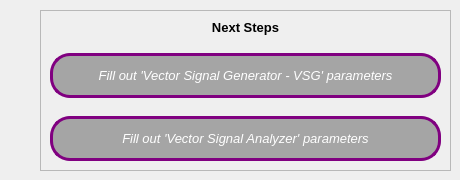
                 <widget class="QWidget" name="vsgNext">
                  <widget class="QFrame" name="nextFrame_7">
                   <property name="geometry">
                    <rect>
                     <x>40</x>
                     <y>10</y>
                     <width>411</width>
                     <height>161</height>
                    </rect>
                   </property>
                   <property name="font">
                    <font>
                     <pointsize>4</pointsize>
                    </font>
                   </property>
                   <property name="frameShape">
                    <enum>QFrame::StyledPanel</enum>
                   </property>
                   <property name="frameShadow">
                    <enum>QFrame::Plain</enum>
                   </property>
                   <widget class="QWidget" name="verticalLayoutWidget_7">
                    <property name="geometry">
                     <rect>
                      <x>10</x>
                      <y>10</y>
                      <width>391</width>
                      <height>141</height>
                     </rect>
                    </property>
                    <layout class="QVBoxLayout" name="verticalLayout_9" stretch="0,1,1">
                     <property name="spacing">
                      <number>18</number>
                     </property>
                     <item>
                      <widget class="QLabel" name="label_72">
                       <property name="font">
                        <font>
                         <pointsize>10</pointsize>
                         <weight>75</weight>
                         <bold>true</bold>
                        </font>
                       </property>
                       <property name="text">
                        <string>Next Steps</string>
                       </property>
                       <property name="alignment">
                        <set>Qt::AlignCenter</set>
                       </property>
                      </widget>
                     </item>
                     <item>
                      <widget class="QLabel" name="fillVSG">
                       <property name="font">
                        <font>
                         <pointsize>10</pointsize>
                         <weight>50</weight>
                         <italic>true</italic>
                         <bold>false</bold>
                        </font>
                       </property>
                       <property name="styleSheet">
                        <string notr="true">QLabel {background:#A5A5A5;color:white;border-radius:20px;border:3px solid purple}</string>
                       </property>
                       <property name="lineWidth">
                        <number>1</number>
                       </property>
                       <property name="text">
                        <string>Fill out 'Vector Signal Generator - VSG' parameters</string>
                       </property>
                       <property name="alignment">
                        <set>Qt::AlignCenter</set>
                       </property>
                      </widget>
                     </item>
                     <item>
                      <widget class="QLabel" name="fillVSA_2">
                       <property name="font">
                        <font>
                         <pointsize>10</pointsize>
                         <italic>true</italic>
                         <kerning>true</kerning>
                        </font>
                       </property>
                       <property name="styleSheet">
                        <string notr="true">QLabel {background:#A5A5A5;color:white;border-radius:20px;border:3px solid purple}</string>
                       </property>
                       <property name="text">
                        <string>Fill out 'Vector Signal Analyzer' parameters</string>
                       </property>
                       <property name="alignment">
                        <set>Qt::AlignCenter</set>
                       </property>
                      </widget>
                     </item>
                    </layout>
                   </widget>
                  </widget>
                 </widget>
